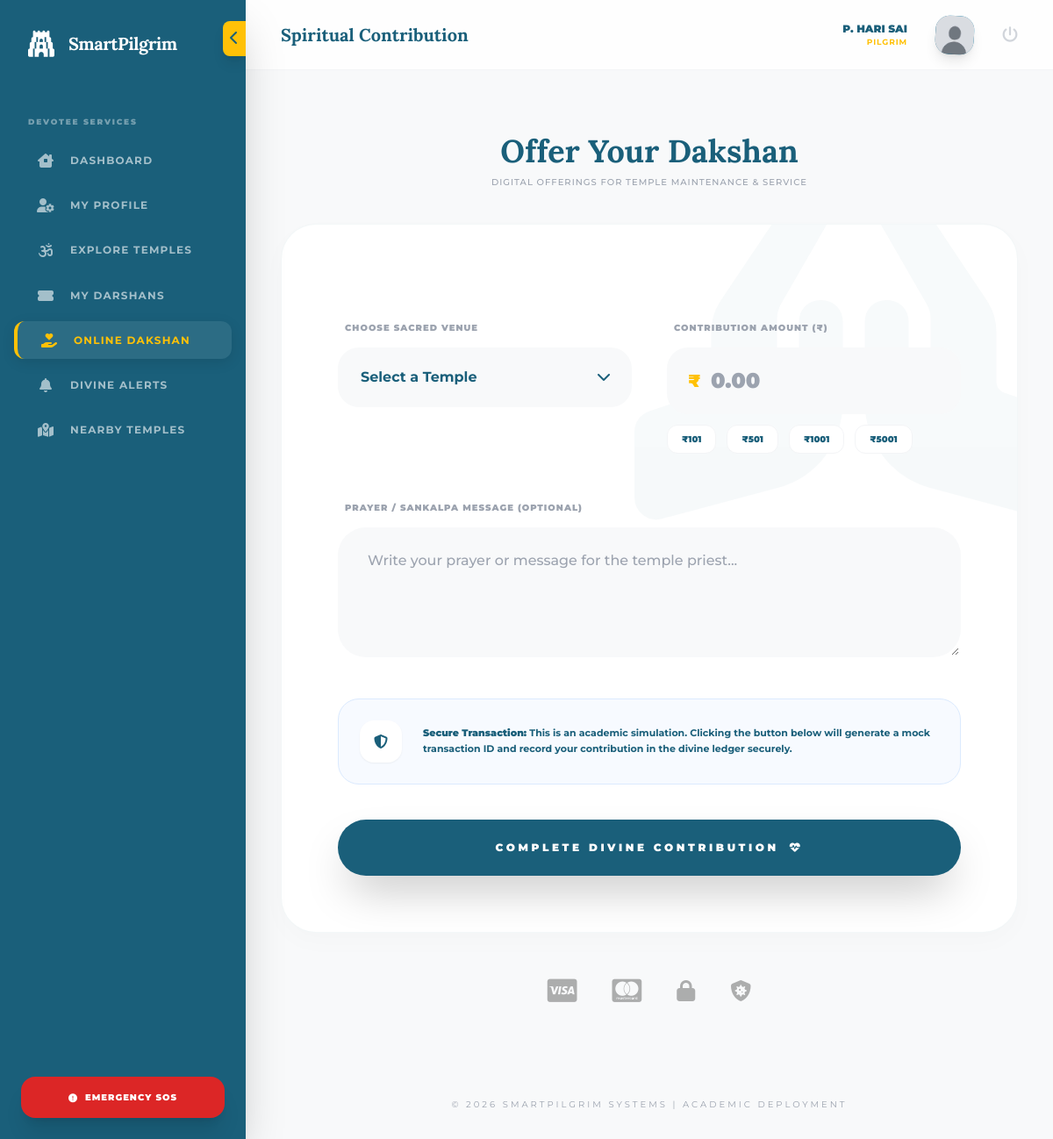
/contributions/donate/ (signed in), run on the app's committed database.
### accounts/models.py (models this page shows, shortened)
class User(AbstractUser):
    ADMIN = 'admin'
    PILGRIM = 'pilgrim'
    ROLE_CHOICES = [
        (ADMIN, 'Admin/Temple Authority'),
        (PILGRIM, 'Pilgrim/Devotee'),
    ]
    username = None
    email = models.EmailField(unique=True)
    role = models.CharField(max_length=10, choices=ROLE_CHOICES, default=PILGRIM)
    is_verified = models.BooleanField(default=False)
    login_count = models.PositiveIntegerField(default=0)
    full_name = models.CharField(max_length=100, blank=True)
    profile_picture = models.ImageField(upload_to='profiles/', default='profiles/default_avatar.png')
    phone_number = models.CharField(max_length=15, blank=True)
    USERNAME_FIELD = 'email'
    REQUIRED_FIELDS = []
    objects = CustomUserManager()

### contributions/views.py (the view, shortened to what this page needs)
# urls.py: path('donate/', views.donate_now, name='donate_now'),
@login_required
def donate_now(request):
    temples = Temple.objects.all()
    return render(request, 'contributions/donate.html', {'temples': temples})

### asgiref/local.py (called while the page is built)
    def __getattr__(self, key):
        storage_object = self._data.get({})
        try:
            return storage_object[key]
        except KeyError:
            raise AttributeError(f"{self!r} object has no attribute {key!r}")

    def __setattr__(self, key: str, value: Any) -> None:
        if key == "_data":
            return super().__setattr__(key, value)
        storage_object = self._data.get({}).copy()
        storage_object[key] = value
        self._data.set(storage_object)

    def __delattr__(self, key: str) -> None:
        storage_object = self._data.get({}).copy()
        if key in storage_object:
            del storage_object[key]
            self._data.set(storage_object)
        else:
            raise AttributeError(f"{self!r} object has no attribute {key!r}")

    @contextlib.contextmanager
    def _lock_storage(self):
        if self._thread_critical:
            is_async = True
            try:
                asyncio.get_running_loop()
            except RuntimeError:
                is_async = False
            if not is_async:
                yield self._storage
            else:
                if not hasattr(self._storage, "cvar"):
                    self._storage.cvar = _CVar()
                yield self._storage.cvar
        else:
            with self._thread_lock:
                yield self._storage

    def __getattr__(self, key):
        with self._lock_storage() as storage:
            return getattr(storage, key)

    def __setattr__(self, key, value):
        if key in ("_local", "_storage", "_thread_critical", "_thread_lock"):
            return super().__setattr__(key, value)
        with self._lock_storage() as storage:
            setattr(storage, key, value)

    def __delattr__(self, key):
        with self._lock_storage() as storage:
            delattr(storage, key)

### templates/contributions/donate.html (shortened to what this page needs)
{% extends 'base2.html' %}
{% block header_title %}Spiritual Contribution{% endblock %}
{% block content %}
<div class="max-w-4xl mx-auto py-8 animate-in fade-in slide-in-from-bottom-6 duration-700">
    <div class="text-center mb-10">
        <h2 class="divine-font text-4xl font-bold text-[#1A5F7A]">Offer Your Dakshan</h2>
        <p class="text-gray-400 font-medium mt-2 uppercase tracking-widest text-[10px]">Digital Offerings for Temple Maintenance & Service</p>
    </div>
    <div class="glass-card p-10 md:p-16 relative overflow-hidden">
        <div class="absolute -right-16 -top-16 opacity-[0.03] pointer-events-none">
        </div>
        <form method="POST" class="relative z-10 space-y-10">
            <div class="grid grid-cols-1 md:grid-cols-2 gap-10">
                <div class="space-y-3">
                    <label class="text-[10px] font-black uppercase tracking-widest text-gray-400 ml-2">Choose Sacred Venue</label>
                    <div class="relative">
                        <select name="temple" required class="appearance-none w-full px-6 py-5 bg-[#F8F9FA] rounded-3xl border-2 border-transparent focus:border-[#FFC107] focus:bg-white outline-none font-bold text-[#1A5F7A] transition-all cursor-pointer">
                            <option value="" disabled selected>Select a Temple</option>
                        </select>
                        <div class="absolute right-6 top-1/2 -translate-y-1/2 pointer-events-none text-[#1A5F7A]">
                        </div>
                    </div>
                </div>
                <div class="space-y-3">
                    <label class="text-[10px] font-black uppercase tracking-widest text-gray-400 ml-2">Contribution Amount (₹)</label>
                    <div class="relative">
                        <span class="absolute left-6 top-1/2 -translate-y-1/2 font-black text-[#FFC107] text-xl">₹</span>
                        <input type="number" id="amountInput" name="amount" min="1" required placeholder="0.00"
                               class="w-full pl-12 pr-6 py-5 bg-[#F8F9FA] rounded-3xl border-2 border-transparent focus:border-[#FFC107] focus:bg-white outline-none font-black text-2xl text-[#1A5F7A] transition-all">
                    </div>
                    <div class="flex gap-3 mt-4 overflow-x-auto pb-2">
                        <button type="button" onclick="setAmount('101')"
                                class="px-4 py-2 bg-white border border-gray-100 rounded-xl text-[10px] font-black text-[#1A5F7A] hover:border-[#FFC107] hover:bg-amber-50 transition-all">
                            ₹101
                        </button>
                        <button type="button" onclick="setAmount('501')"
                                class="px-4 py-2 bg-white border border-gray-100 rounded-xl text-[10px] font-black text-[#1A5F7A] hover:border-[#FFC107] hover:bg-amber-50 transition-all">
                            ₹501
                        </button>
                        <button type="button" onclick="setAmount('1001')"
                                class="px-4 py-2 bg-white border border-gray-100 rounded-xl text-[10px] font-black text-[#1A5F7A] hover:border-[#FFC107] hover:bg-amber-50 transition-all">
                            ₹1001
                        </button>
                        <button type="button" onclick="setAmount('5001')"
                                class="px-4 py-2 bg-white border border-gray-100 rounded-xl text-[10px] font-black text-[#1A5F7A] hover:border-[#FFC107] hover:bg-amber-50 transition-all">
                            ₹5001
                        </button>
                    </div>
                </div>
            </div>
            <div class="space-y-3">
                <label class="text-[10px] font-black uppercase tracking-widest text-gray-400 ml-2">Prayer / Sankalpa Message (Optional)</label>
                <textarea name="message" rows="4" placeholder="Write your prayer or message for the temple priest..."
                          class="w-full px-8 py-6 bg-[#F8F9FA] rounded-[2rem] border-2 border-transparent focus:border-[#FFC107] focus:bg-white outline-none font-medium text-[#1A5F7A] transition-all"></textarea>
            </div>
            <div class="flex items-center gap-6 p-6 bg-blue-50/50 rounded-3xl border border-blue-100">
                <div class="w-12 h-12 bg-white rounded-2xl flex items-center justify-center text-[#1A5F7A] shadow-sm shrink-0">
                    <i class="fa-solid fa-shield-halved"></i>
                </div>
                <p class="text-[11px] text-[#1A5F7A] font-bold leading-relaxed">
                    <b>Secure Transaction:</b> This is an academic simulation. Clicking the button below will generate a mock transaction ID and record your contribution in the divine ledger securely.
                </p>
            </div>
            <button type="submit" class="group relative w-full py-6 bg-[#1A5F7A] text-white rounded-[2rem] font-black uppercase tracking-[0.3em] text-xs shadow-2xl hover:bg-[#FFC107] hover:text-[#1A5F7A] transition-all duration-500 overflow-hidden">
                <span class="relative z-10 flex items-center justify-center gap-3">
                    Complete Divine Contribution
                    <i class="fa-solid fa-heart-pulse group-hover:scale-125 transition-transform"></i>
                </span>
            </button>
        </form>
    </div>
    <div class="mt-12 flex justify-center items-center gap-10 opacity-30">
        <i class="fa-brands fa-cc-visa text-3xl"></i>
        <i class="fa-brands fa-cc-mastercard text-3xl"></i>
        <i class="fa-solid fa-lock text-2xl"></i>
        <i class="fa-solid fa-shield-virus text-2xl"></i>
    </div>
</div>
{% endblock %}

### templates/base2.html (shortened to what this page needs)
{% load static %}
<!DOCTYPE html>
<html lang="en">
<head>
    <script src="https://cdn.tailwindcss.com"></script>
    <link rel="stylesheet" href="https://unpkg.com/leaflet@1.9.4/dist/leaflet.css" />
    <link rel="stylesheet" href="https://cdnjs.cloudflare.com/ajax/libs/font-awesome/6.4.0/css/all.min.css">
</head>
<body class="flex min-h-screen">
    <aside id="sidebar" class="fixed inset-y-0 left-0 z-50 flex flex-col shadow-2xl overflow-hidden">
        <button onclick="toggleSidebar()" class="absolute top-6 -right-0 bg-[#FFC107] text-[#1A5F7A] p-2 rounded-l-lg shadow-lg hover:scale-110 transition-transform">
            <i id="toggle-icon" class="fa-solid fa-chevron-left"></i>
        </button>
        <div class="p-8 mb-6 sidebar-header flex items-center gap-4">
            <i class="fa-solid fa-gopuram text-3xl text-white"></i>
            <span class="divine-font text-xl font-bold text-white tracking-tight">SmartPilgrim</span>
        </div>
        <nav class="flex-1 space-y-2 overflow-y-auto no-scrollbar">
            {% with request.resolver_match.url_name as url_name %}
            {% if user.is_authenticated %}
                <div class="role-header px-8 pt-2 pb-2 text-[9px] font-black text-white/40 uppercase tracking-[0.2em]">Devotee Services</div>
                <a href="{% url 'user_dashboard' %}" class="nav-item {% if url_name == 'user_dashboard' %}active{% endif %}">
                    <i class="fa-solid fa-house-chimney-window w-8 text-center mr-3"></i>
                    <span class="nav-text font-bold text-xs uppercase tracking-widest">Dashboard</span>
                </a>
                <a href="{% url 'profile_settings' %}" class="nav-item {% if url_name == 'profile_settings' %}active{% endif %}">
                    <i class="fa-solid fa-user-gear w-8 text-center mr-3"></i>
                    <span class="nav-text font-bold text-xs uppercase tracking-widest">My Profile</span>
                </a>
                <a href="{% url 'temple_list' %}" class="nav-item {% if url_name == 'temple_list' or url_name == 'temple_detail' %}active{% endif %}">
                    <i class="fa-solid fa-om w-8 text-center mr-3"></i>
                    <span class="nav-text font-bold text-xs uppercase tracking-widest">Explore Temples</span>
                </a>
                <a href="{% url 'my_bookings' %}" class="nav-item {% if url_name == 'my_bookings' or url_name == 'booking_confirmation' %}active{% endif %}">
                    <i class="fa-solid fa-ticket-simple w-8 text-center mr-3"></i>
                    <span class="nav-text font-bold text-xs uppercase tracking-widest">My Darshans</span>
                </a>
                <a href="{% url 'donate_now' %}" class="nav-item {% if url_name == 'donate_now' or url_name == 'contribution_history' %}active{% endif %}">
                    <i class="fa-solid fa-hand-holding-heart w-8 text-center mr-3"></i>
                    <span class="nav-text font-bold text-xs uppercase tracking-widest">Online Dakshan</span>
                </a>
                <a href="{% url 'notifications' %}" class="nav-item {% if url_name == 'notifications' %}active{% endif %}">
                    <i class="fa-solid fa-bell w-8 text-center mr-3"></i>
                    <span class="nav-text font-bold text-xs uppercase tracking-widest">Divine Alerts</span>
                </a>
                <a href="{% url 'nearby_temples' %}" class="nav-item {% if url_name == 'nearby_temples' %}active{% endif %}">
                    <i class="fa-solid fa-map-location-dot w-8 text-center mr-3"></i>
                    <span class="nav-text font-bold text-xs uppercase tracking-widest">Nearby Temples</span>
                </a>
            {% endif %}
            {% endwith %}
        </nav>
        <div class="p-6">
            <a href="{% url 'trigger_sos' %}" id="sos-btn" class="flex items-center justify-center gap-2 bg-red-600 hover:bg-red-700 text-white py-4 rounded-2xl font-black text-[10px] uppercase tracking-widest shadow-xl transition-all active:scale-95">
                <i class="fa-solid fa-circle-exclamation animate-pulse"></i>
                <span>Emergency SOS</span>
            </a>
        </div>
    </aside>
    <main id="main-content" class="flex-1 ml-[280px] flex flex-col">
        <header class="h-20 bg-white/80 backdrop-blur-md border-b border-gray-100 flex items-center justify-between px-10 sticky top-0 z-40">
            <h2 class="divine-font text-xl font-bold text-[#1A5F7A]">
                {% block header_title %}Devotee Portal{% endblock %}
            </h2>
            <div class="flex items-center gap-8">
                {% if user.is_authenticated %}
                    <div class="hidden md:flex flex-col text-right">
                        <span class="text-xs font-black text-[#1A5F7A] uppercase">{{ user.full_name|default:user.email }}</span>
                        <span class="text-[9px] font-bold text-[#FFC107] uppercase tracking-widest">{{ user.role }}</span>
                    </div>
                    <a href="{% url 'profile_settings' %}" class="h-11 w-11 rounded-2xl bg-gradient-to-tr from-[#1A5F7A] to-[#2A8FB7] flex items-center justify-center shadow-lg transform rotate-3 hover:rotate-0 transition-transform overflow-hidden">
                        {% if user.profile_picture %}
                            <img src="{{ user.profile_picture.url }}" class="w-full h-full object-cover">
                        {% else %}
                            <i class="fa-solid fa-user text-white text-sm"></i>
                        {% endif %}
                    </a>
                    <a href="{% url 'logout' %}" class="text-gray-300 hover:text-red-500 transition-colors text-lg">
                        <i class="fa-solid fa-power-off"></i>
                    </a>
                {% endif %}
            </div>
        </header>
        <div class="p-10 flex-1">
            {% block content %}{% endblock %}
        </div>
        <footer class="p-8 text-center text-gray-400 text-[10px] uppercase tracking-[0.3em]">
            &copy; 2026 SmartPilgrim Systems | Academic Deployment
        </footer>
    </main>
</body>
</html>

### templates/base2.html (style rules this page uses)
:root { --primary: #1A5F7A; --accent: #FFC107; --bg-light: #F8F9FA; --sidebar-expanded: 280px; --sidebar-collapsed: 80px; }
body { font-family: 'Montserrat', sans-serif; background-color: var(--bg-light); overflow-x: hidden; }
.divine-font { font-family: 'Lora', serif; }
#sidebar { width: var(--sidebar-expanded); transition: all 0.4s cubic-bezier(0.4, 0, 0.2, 1); background: var(--primary); }
#main-content { transition: margin-left 0.4s ease; }
.nav-item { position: relative; display: flex; align-items: center; padding: 0.85rem 1.25rem; margin: 0.5rem 1rem; color: rgba(255, 255, 255, 0.6); border-radius: 12px; transition: all 0.3s ease; white-space: nowrap; }
.nav-item.active { background: rgba(255, 255, 255, 0.08); color: var(--accent); border-left: 4px solid var(--accent); box-shadow: 0 4px 15px rgba(0,0,0,0.1); }
.glass-card { background: white; border-radius: 2.5rem; border: 1px solid rgba(26, 95, 122, 0.05); box-shadow: 0 10px 30px rgba(0,0,0,0.02); transition: all 0.4s cubic-bezier(0.175, 0.885, 0.32, 1.275); }

### data on the page
User: full_name "P. HARI SAI", role "PILGRIM", profile_picture (placeholder picture)
